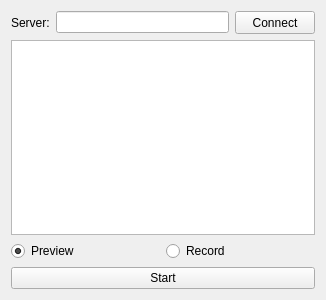
<?xml version="1.0" encoding="UTF-8"?>
<ui version="4.0">
 <class>Dialog</class>
 <widget class="QWidget" name="Dialog">
  <property name="geometry">
   <rect>
    <x>0</x>
    <y>0</y>
    <width>326</width>
    <height>300</height>
   </rect>
  </property>
  <property name="minimumSize">
   <size>
    <width>326</width>
    <height>300</height>
   </size>
  </property>
  <property name="maximumSize">
   <size>
    <width>326</width>
    <height>300</height>
   </size>
  </property>
  <property name="windowTitle">
   <string>Batch Render Folder</string>
  </property>
  <layout class="QVBoxLayout" name="verticalLayout">
   <item>
    <layout class="QHBoxLayout" name="horizontalLayout">
     <item>
      <widget class="QLabel" name="qtServerLabel">
       <property name="text">
        <string>Server:</string>
       </property>
      </widget>
     </item>
     <item>
      <widget class="QLineEdit" name="qtServerEdit">
       <property name="enabled">
        <bool>true</bool>
       </property>
       <property name="readOnly">
        <bool>false</bool>
       </property>
      </widget>
     </item>
     <item>
      <widget class="QPushButton" name="qtConnectBtn">
       <property name="minimumSize">
        <size>
         <width>80</width>
         <height>23</height>
        </size>
       </property>
       <property name="maximumSize">
        <size>
         <width>30</width>
         <height>23</height>
        </size>
       </property>
       <property name="autoFillBackground">
        <bool>false</bool>
       </property>
       <property name="text">
        <string>Connect</string>
       </property>
       <property name="iconSize">
        <size>
         <width>32</width>
         <height>32</height>
        </size>
       </property>
       <property name="checkable">
        <bool>true</bool>
       </property>
      </widget>
     </item>
    </layout>
   </item>
   <item>
    <widget class="QTextEdit" name="qtLogText">
     <property name="readOnly">
      <bool>true</bool>
     </property>
    </widget>
   </item>
   <item>
    <layout class="QHBoxLayout" name="horizontalLayout_3">
     <item>
      <widget class="QRadioButton" name="qtPreviewRdo">
       <property name="text">
        <string>Preview</string>
       </property>
       <property name="checked">
        <bool>true</bool>
       </property>
      </widget>
     </item>
     <item>
      <widget class="QRadioButton" name="qtRecordRdo">
       <property name="text">
        <string>Record</string>
       </property>
      </widget>
     </item>
    </layout>
   </item>
   <item>
    <widget class="QPushButton" name="qtStartBtn">
     <property name="text">
      <string>Start</string>
     </property>
    </widget>
   </item>
  </layout>
 </widget>
 <resources/>
 <connections/>
</ui>
